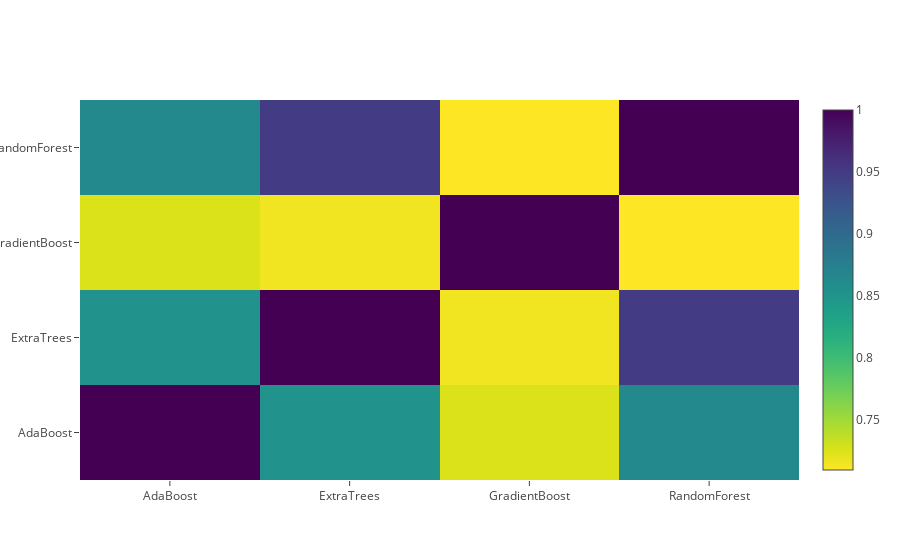

Here is the notebook cell this chart was saved with:
### Code cell
data = [
    go.Heatmap(
        z= second_train.astype(float).corr().values ,
        x=second_train.columns.values,
        y= second_train.columns.values,
          colorscale='Viridis',
            showscale=True,
            reversescale = True
    )
]
py.iplot(data, filename='labelled-heatmap')

### Figure 1 — Plotly figure (JSON) as saved in the notebook; plotly's stock layout.template omitted (floating-point values rounded to 4 significant figures)
{"data": [{"colorscale": "Viridis", "reversescale": true, "showscale": true, "type": "heatmap", "x": ["AdaBoost", "ExtraTrees", "GradientBoost", "RandomForest"], "y": ["AdaBoost", "ExtraTrees", "GradientBoost", "RandomForest"], "z": [[1, 0.8519, 0.725, 0.8642], [0.8519, 1, 0.7148, 0.949], [0.725, 0.7148, 1, 0.7092], [0.8642, 0.949, 0.7092, 1]]}], "layout": {}}
